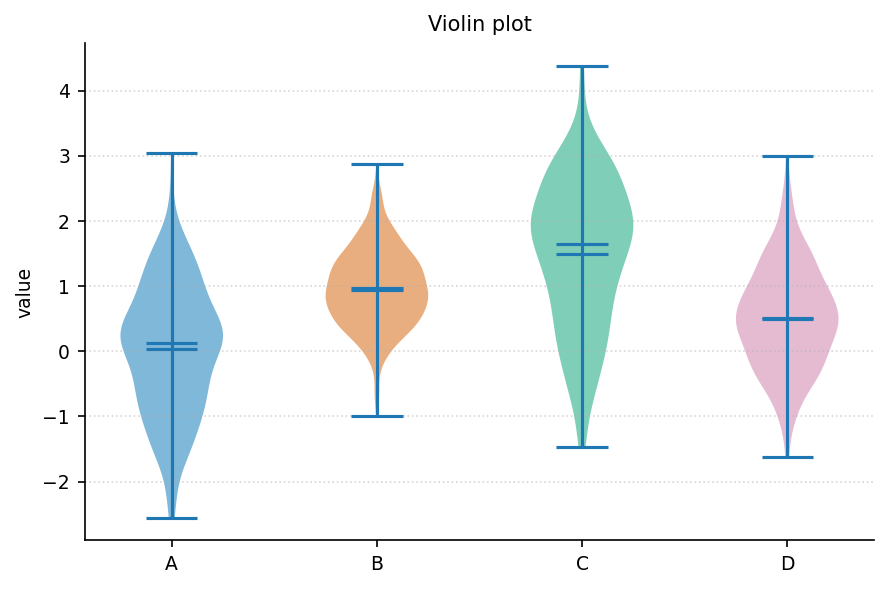

Recreate this plot in Python.
"""violin_basic: 小提琴图（密度+箱线信息合一）."""
import sys, os; sys.path.insert(0, os.path.join(os.path.dirname(os.path.abspath(__file__)), '..', '..', '_utils', 'python'))
import numpy as np
import matplotlib.pyplot as plt
from theme import apply_theme
from palette import cycle

def make_figure(arrays=None, labels=None, title='Violin plot'):
    apply_theme()
    if arrays is None:
        rng = np.random.default_rng(6)
        arrays = [rng.normal(loc, scale, 300)
                  for loc, scale in [(0,1), (1,0.6), (1.5,1.2), (0.5,0.8)]]
        labels = list('ABCD')
    fig, ax = plt.subplots()
    vp = ax.violinplot(arrays, showmeans=True, showmedians=True)
    for i, body in enumerate(vp['bodies']):
        body.set_facecolor(cycle(i)); body.set_alpha(0.5)
    ax.set_xticks(range(1, len(labels)+1)); ax.set_xticklabels(labels)
    ax.set_ylabel('value'); ax.set_title(title)
    ax.grid(True, axis='y', linestyle=':', alpha=0.5)
    fig.tight_layout()
    return fig

if __name__ == '__main__':
    fig = make_figure()
    fig.savefig(__file__.replace('.py', '.png'), dpi=150)
